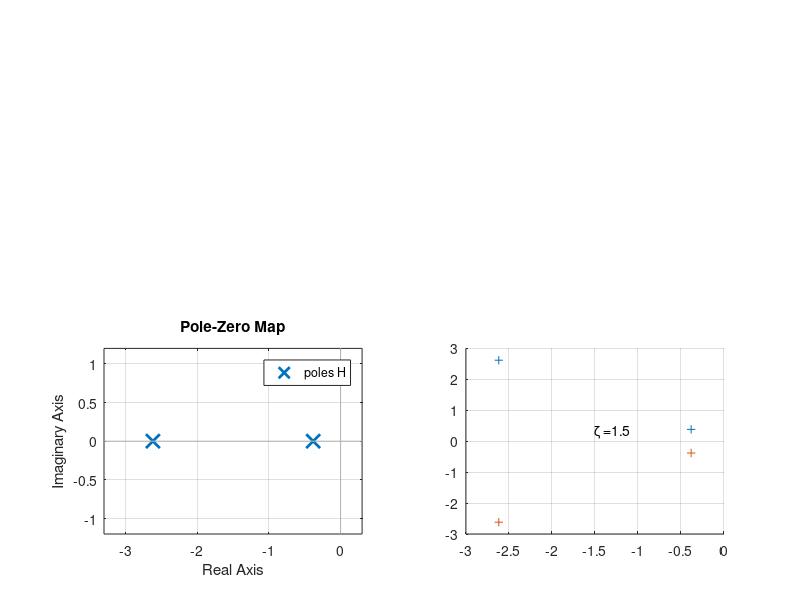

Reproduce this figure in MATLAB.
clear 
clc
close all

wn = 1;
zeta = 1.5;
Num = [wn];
Den = [1 2*zeta*wn wn^2];
H = tf(Num, Den); % cria funcao de transferencia

t = 0:0.1:10;
figure(1)
subplot(2,2,1);
st = step(H,t); % step(H) gera um grafico default
plot(t, st); % alternativa para detalhar a figura
grid; grid minor; % grades do grafico
title(['zeta = ', num2str(zeta)]); % usa vetor de strings
xlabel('tempo [s]'); ylabel('Resposta ao degrau [ua]');

subplot(2,2,2);
impulse(H); % mais opcoes graficas com impulseplot()

subplot(2,2,3);
pzmap(H); % mais opcoes graficas com pzplot()
p = roots(Den); % calcula polos e imprime na linha de comando

subplot(2,2,4);
p_real = real(p);
hold on; grid;
scatter(p, -p_real, '+');
scatter(p, p_real, '+');
str = strcat('\zeta = ', num2str(zeta)); % usa concatenacao
text(-1.5, 0.3, str); % imprime str nas coordenadas -1.5 e 0.3